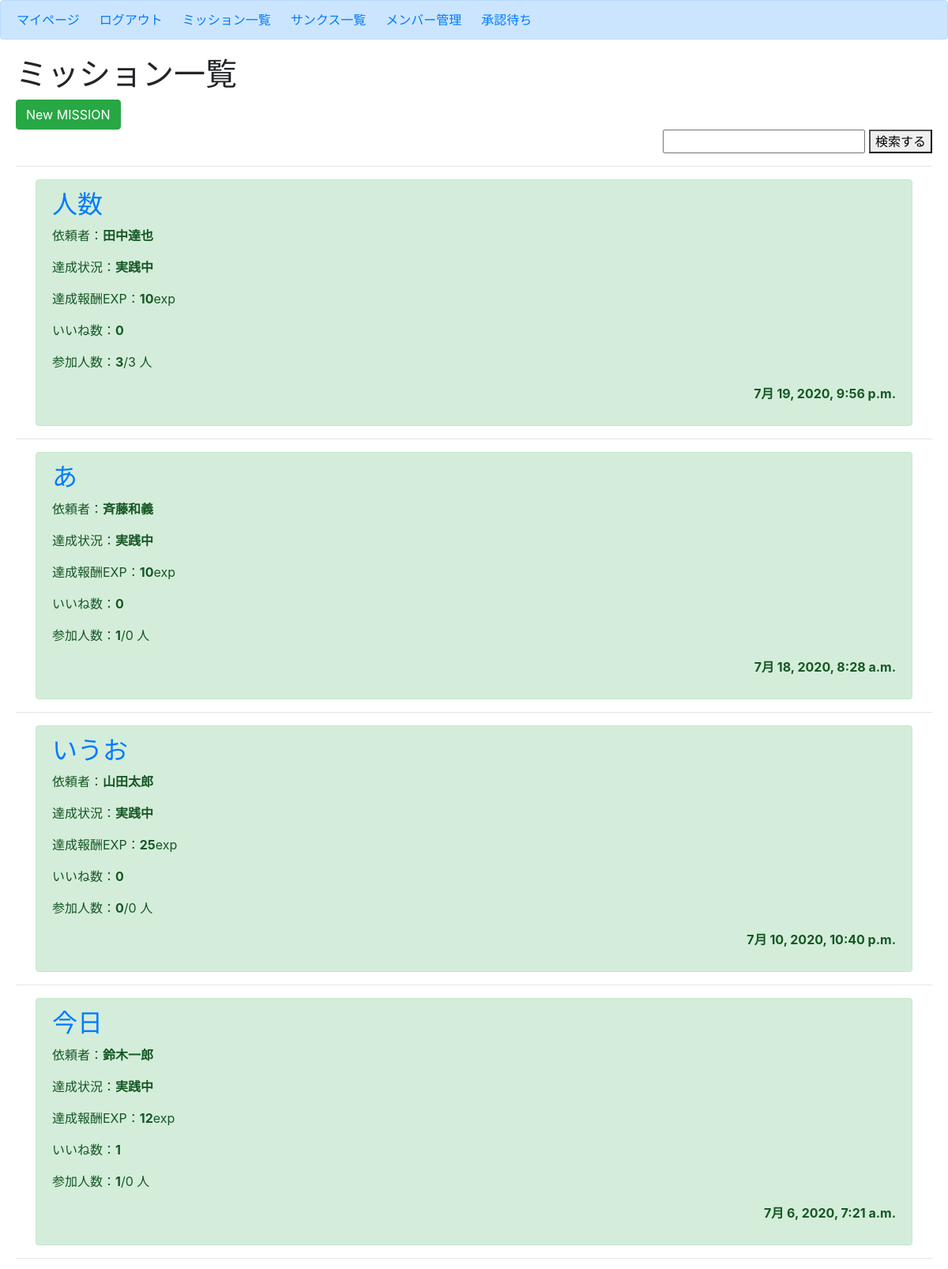
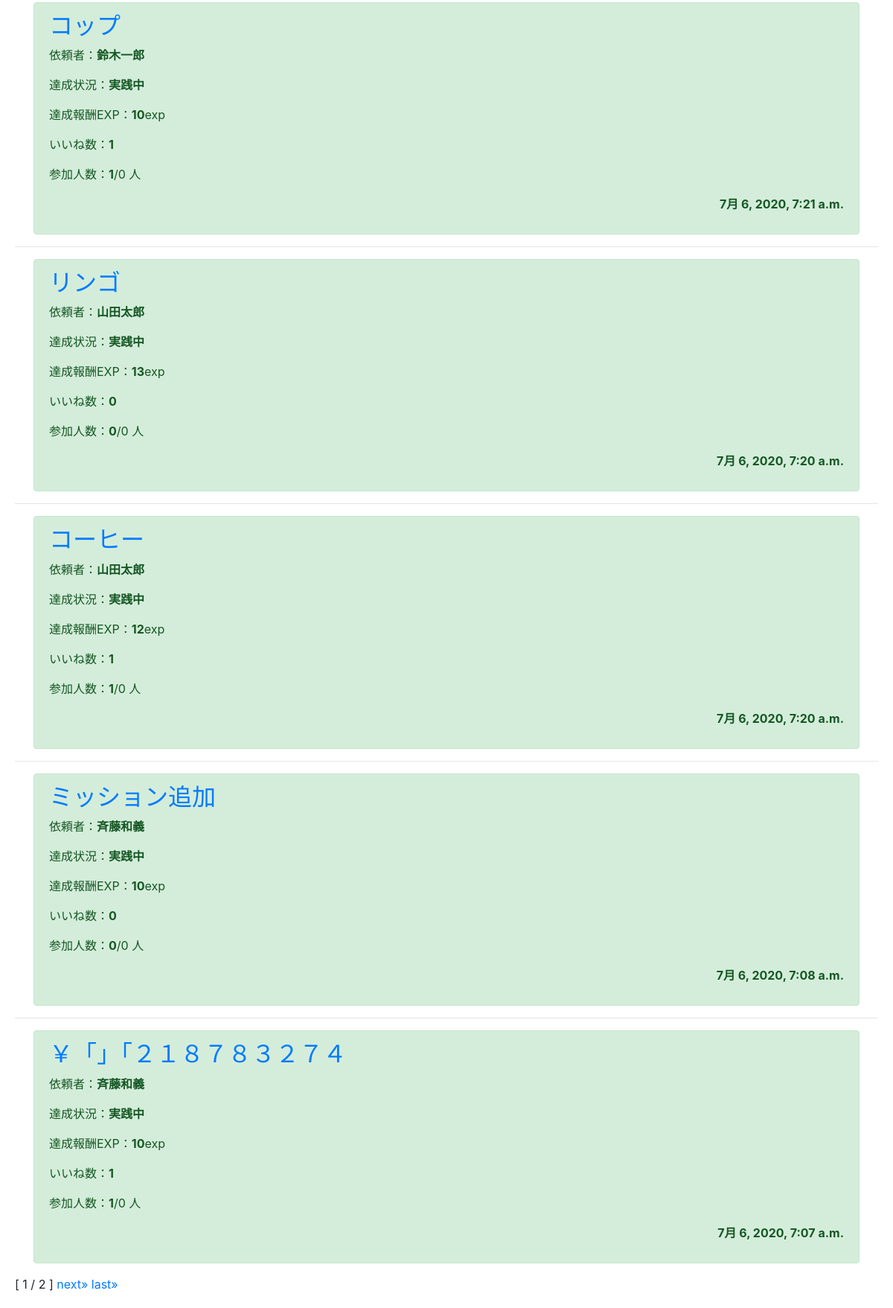
The page /mission/home/ (signed in) on the database as committed earlier (2 pictures, top to bottom).
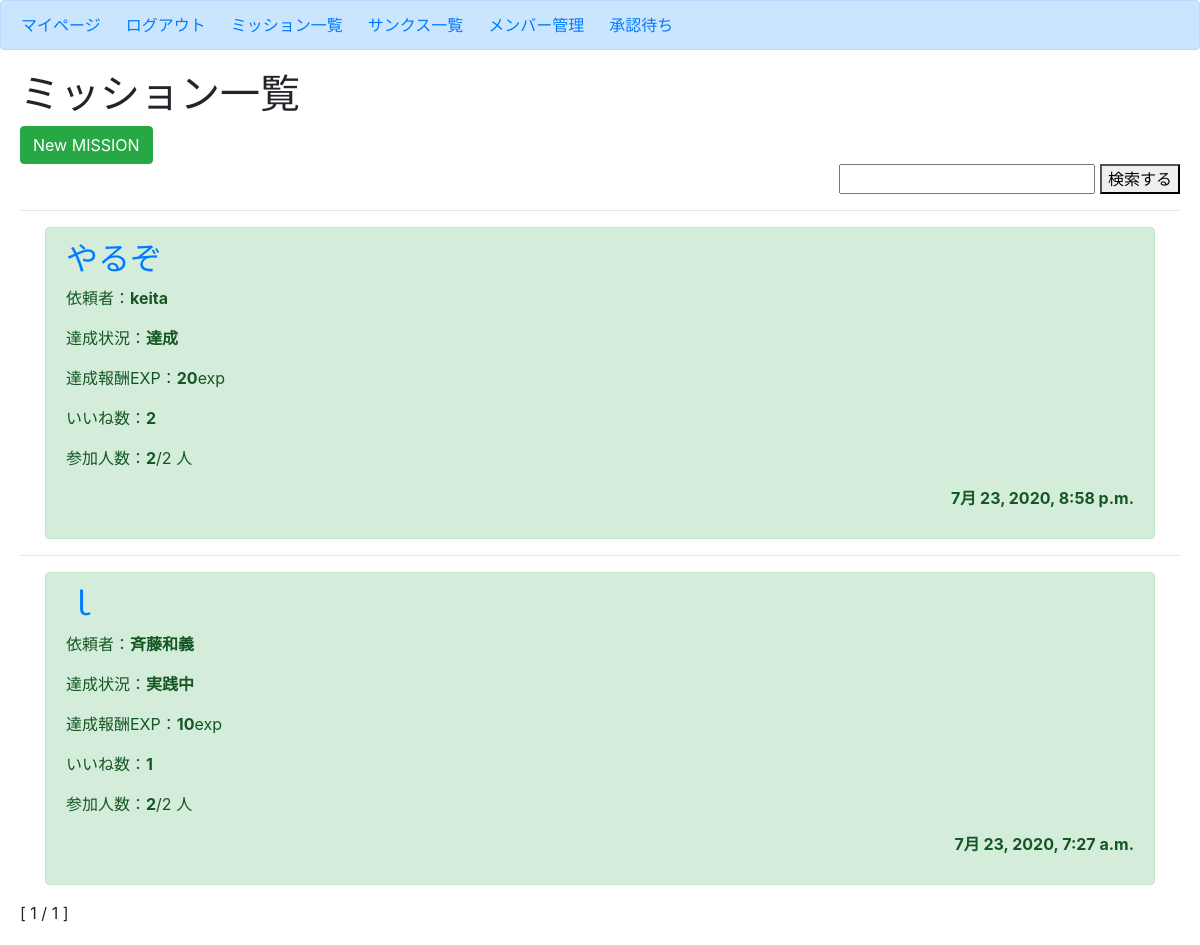
The same page on the database as committed later.
### mission/models.py (models this page shows, shortened)
class Mission(models.Model):
    author = models.ForeignKey(User, on_delete=models.CASCADE)
    title = models.CharField(max_length=100)
    content = models.TextField()
    date_posted = models.DateTimeField(default=timezone.now)
    mission_flg = models.IntegerField(choices=EXAMPLE_FLG, default=0)    # 達成状況(0:実践中 / 1:達成)
    cost_exp = models.IntegerField(default=3)                            # 作成時に消費されるポイント(使えていない)
    success_exp = models.IntegerField(default=0)                        # クリア報酬ポイント
    good_count = models.IntegerField(default=0)                          # いいね数
    participants = models.IntegerField(default=0)                        # 参加者数
    participants_limit = models.IntegerField(default=0)                  # 参加人数制限
    participants_list_text = models.CharField(max_length=200, default='')# 参加者リスト(文字列で保存)
    participants_list = models.ManyToManyField(Profile)                  # 参加者リスト(他対他)
    approval = models.IntegerField(choices=EXAMPLE_APPROVAL, default=0)  # 承認状況

### mission/views.py (the view)
# urls.py: path('mission/home/',views.MissionListView.as_view(),name='mission-home'),
class MissionListView(ListView):
    model = Mission
    template_name = 'mission/home.html'
    context_object_name = 'missions'
    paginate_by = 9
    def get_context_data(self, **kwargs):
        context = super(MissionListView, self).get_context_data(**kwargs)
        profile = Profile.objects.get(user=self.request.user)
        context["profile"] = profile
        return context
    def get_queryset(self):
        q_word = self.request.GET.get('query')
        if q_word:
            object_list = Mission.objects.filter(
                Q(author__username__icontains=q_word)|Q(participants_list__user__username__icontains=q_word)).order_by('-date_posted')
        else:
            object_list = Mission.objects.all().order_by('-date_posted')
        return object_list

### mission/templates/mission/home.html (shortened to what this page needs)
{% extends 'mission/base.html' %}
{% block body %}
<h1>ミッション一覧</h1>
<div>
    <form action="{% url 'mission-create' %}">
        <button type="submit" class="btn btn-success">New MISSION</button>
    </form>
    <form class="search" action="" method="get">
        <input name="query" value="{{ request.GET.query }}" type="text">
        <button type="submit">検索する</button>
    </form>
    {% for mission in missions %}
        {% if mission.get_approval_display == '承認済み' %}
            <hr>
            <div class='container'>
                <div class="alert alert-success" role="alert">
                    <h2 class="text-left"><a href="{% url 'mission-detail' mission.id %}">{{ mission.title }}</a></h2>
                    <p class="text-left">依頼者：<b>{{ mission.author }}</b></p>
                    <p class="text-left">達成状況：<b>{{ mission.get_mission_flg_display }}</b></p>
                    <p class="text-left">達成報酬EXP：<b>{{ mission.success_exp }}</b>exp</p>
                    <p class="text-left">いいね数：<b>{{ mission.good_count }}</b></p>
                    <p class="text-left">参加人数：<b>{{ mission.participants }}</b>/{{ mission.participants_limit }} 人</p>
                    <p class="text-right"><b>{{ mission.date_posted }}</b></p>
                </div>
            </div>
        {% endif %}
    {% endfor %}
        <span>[ {{ page_obj.number }} / {{ page_obj.paginator.num_pages }} ]</span>
    {% if page_obj.has_next %}
        <a href="?page={{ page_obj.next_page_number}}">next&raquo;</a>
        <a href="?page={{ page_obj.paginator.num_pages }}">last&raquo;</a>
    {% endif %}
</div>
{% endblock body %}

Rows that differ between the two databases and show on the page:
removed Mission: title "人数", author "田中達也", mission_flg "実践中", success_exp "10", good_count "0", participants "3", participants_limit "3", date_posted "7月 19, 2020, 9:56 p.m."
removed Mission: title "あ", author "斉藤和義", mission_flg "実践中", success_exp "10", good_count "0", participants "1", participants_limit "0", date_posted "7月 18, 2020, 8:28 a.m."
removed Mission: title "いうお", author "山田太郎", mission_flg "実践中", success_exp "25", good_count "0", participants "0", participants_limit "0", date_posted "7月 10, 2020, 10:40 p.m."
removed Mission: title "今日", author "鈴木一郎", mission_flg "実践中", success_exp "12", good_count "1", participants "1", participants_limit "0", date_posted "7月 6, 2020, 7:21 a.m."
removed Mission: title "コップ", author "鈴木一郎", mission_flg "実践中", success_exp "10", good_count "1", participants "1", participants_limit "0", date_posted "7月 6, 2020, 7:21 a.m."
removed Mission: title "リンゴ", author "山田太郎", mission_flg "実践中", success_exp "13", good_count "0", participants "0", participants_limit "0", date_posted "7月 6, 2020, 7:20 a.m."
removed Mission: title "コーヒー", author "山田太郎", mission_flg "実践中", success_exp "12", good_count "1", participants "1", participants_limit "0", date_posted "7月 6, 2020, 7:20 a.m."
removed Mission: title "ミッション追加", author "斉藤和義", mission_flg "実践中", success_exp "10", good_count "0", participants "0", participants_limit "0", date_posted "7月 6, 2020, 7:08 a.m."
removed Mission: title "￥「」「２１８７８３２７４", author "斉藤和義", mission_flg "実践中", success_exp "10", good_count "1", participants "1", participants_limit "0", date_posted "7月 6, 2020, 7:07 a.m."
added Mission: title "やるぞ", author "keita", mission_flg "達成", success_exp "20", good_count "2", participants "2", participants_limit "2", date_posted "7月 23, 2020, 8:58 p.m."
added Mission: title "ｌ", author "斉藤和義", mission_flg "実践中", success_exp "10", good_count "1", participants "2", participants_limit "2", date_posted "7月 23, 2020, 7:27 a.m."
Other text that changed with them:
{{ page_obj.paginator.num_pages }}: "2" → "1"
text no longer shown: "next» last»"
